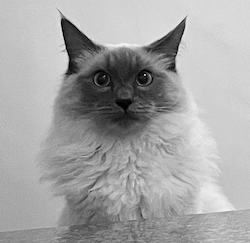
#> input picture daim/module-2/cat_2.png, 250 x 243 px
$ python convolution_examples.py
#> lines starting #> are read from the running program, lines starting #| are printed output that depends on the picture
from PIL import Image, ImageFilter
import numpy as np

im = Image.open("./cat_2.png").convert("L")

kern_sharp = np.array([
    [-1, -1, -1],
    [-1, 9, -1],
    [-1, -1, -1]
], dtype=float)

kern_blur = np.array([
    [1, 2, 1],
    [2, 4, 2],
    [1, 2, 1]
], dtype=float)

kern_edge = np.array([
    [-1, -2, -1],
    [0, 0, 0],
    [1, 2 ,1]
], dtype=float)

filter_sharp = ImageFilter.Kernel((3, 3), kern_sharp.flatten(), 1, 0)
filter_blur  = ImageFilter.Kernel((3, 3), kern_blur.flatten(), 16, 0)
filter_edge  = ImageFilter.Kernel((3, 3), kern_edge.flatten(), 1, 0)

blurred_img = im.filter(filter_sharp)
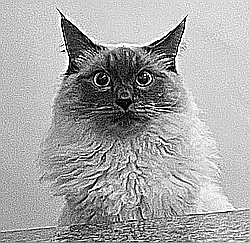
#> blurred_img: PIL image 250x243 L; min 0, max 255, mean 166
blurred_img.show()

$ run again, with daim/module-2/tower.jpeg saved as daim/module-2/cat_2.png
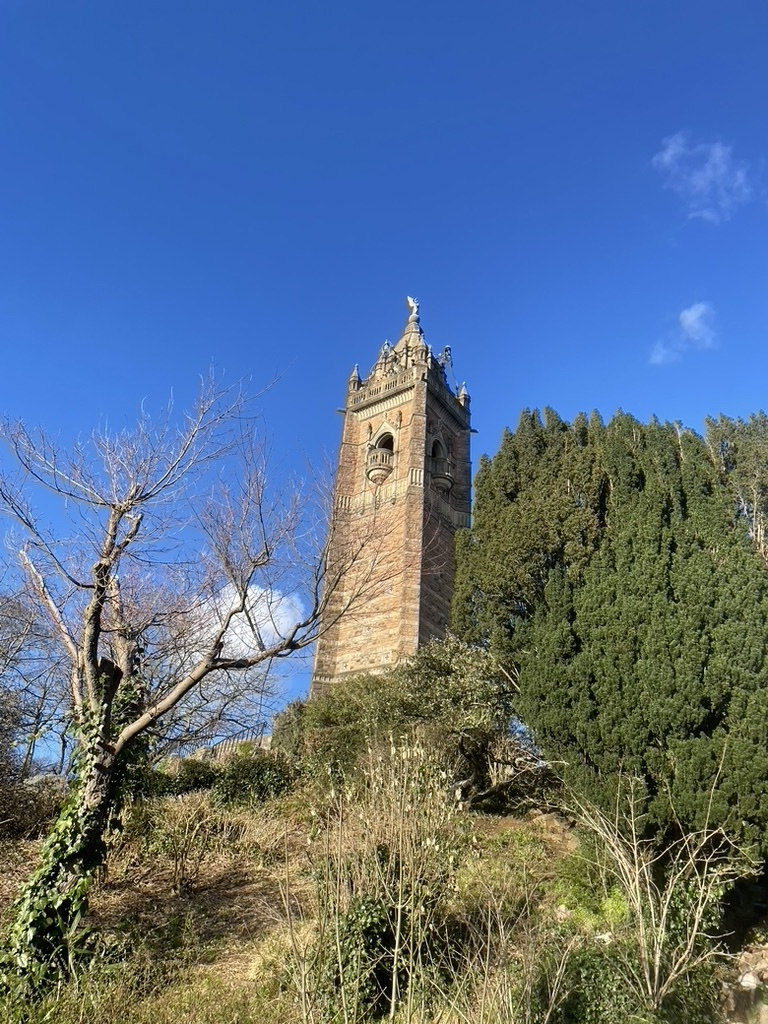
#> input picture daim/module-2/tower.jpeg, 768 x 1024 px
#> `im = Image.open("./cat_2.png").convert("L")`:
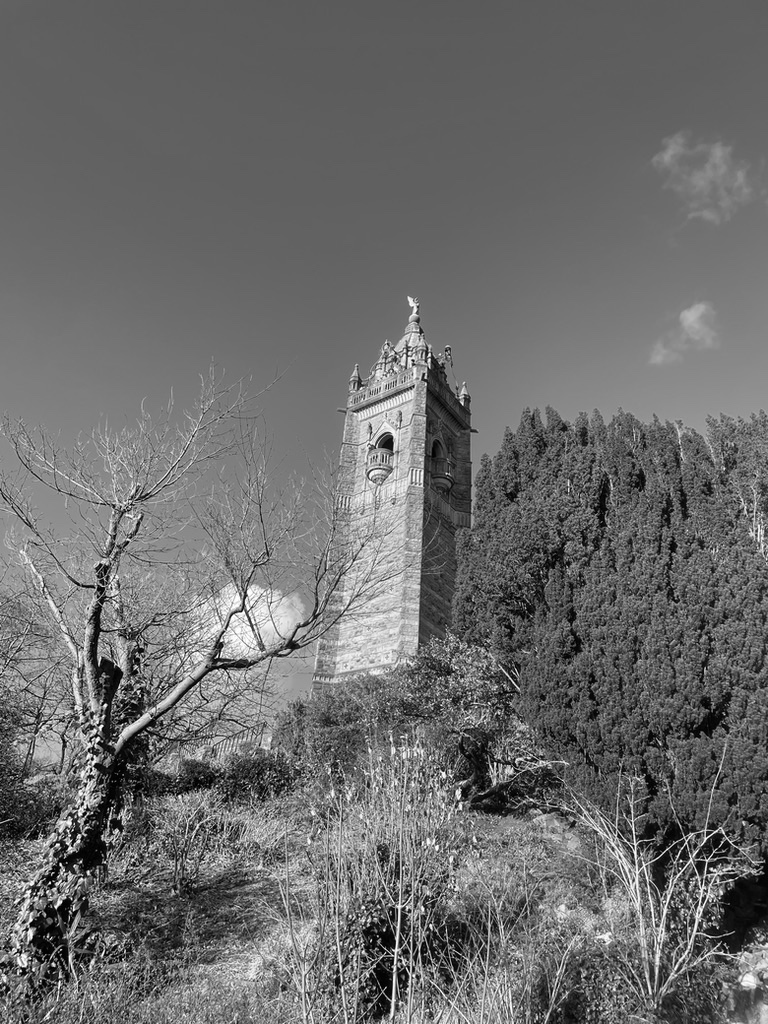
#> im: PIL image 768x1024 L; min 0, max 255, mean 107.9
#> `blurred_img = im.filter(filter_sharp)`:
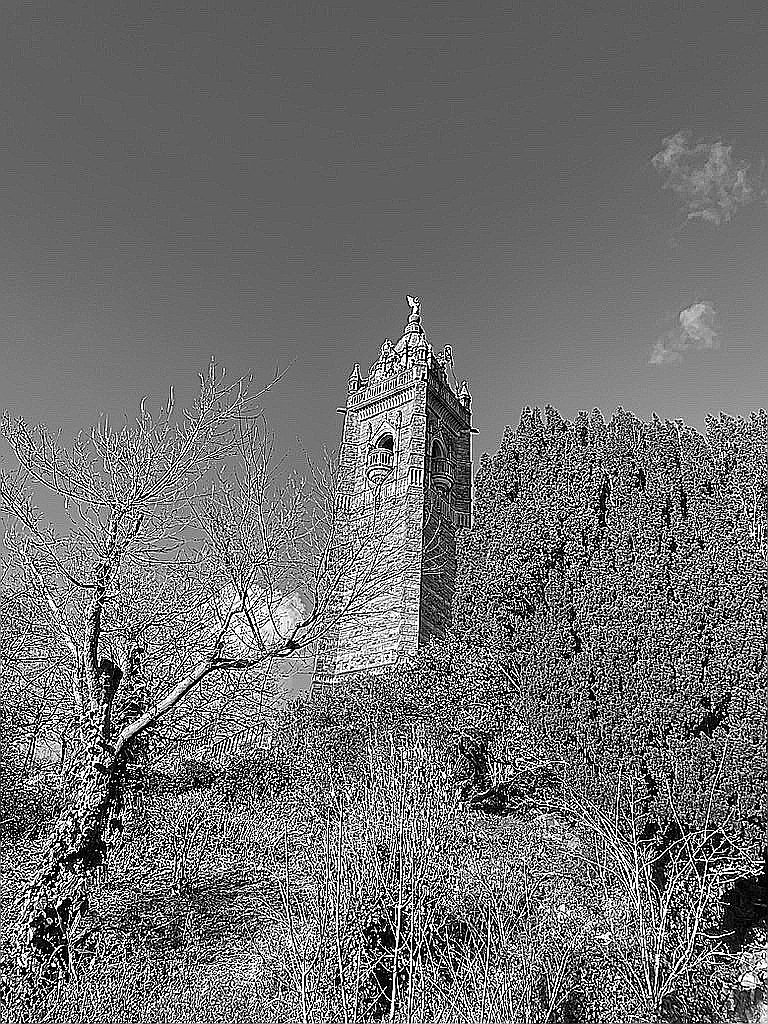
#> blurred_img: PIL image 768x1024 L; min 0, max 255, mean 111.7
